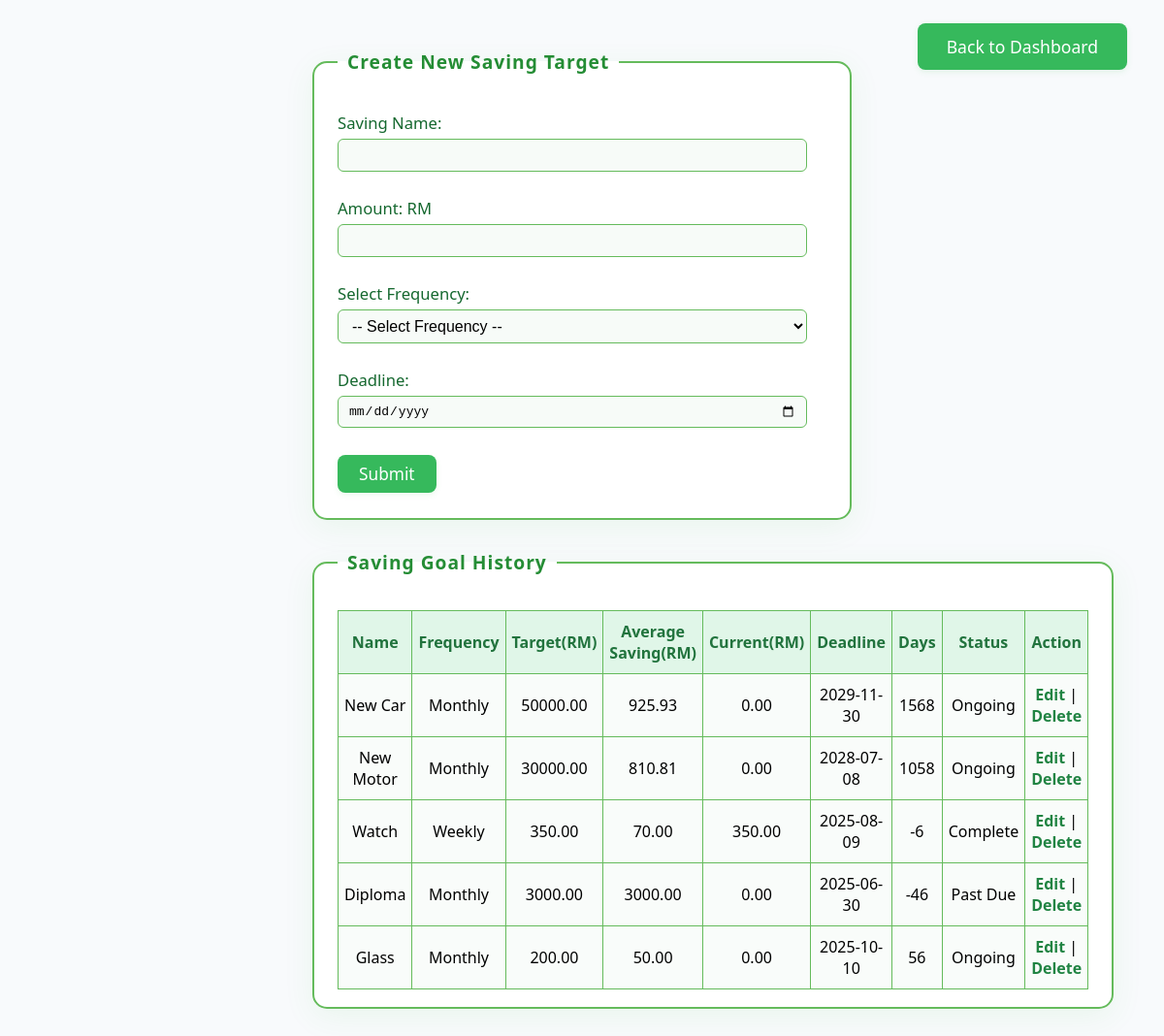
Page /saving.php (signed in) on the committed database.
### tables this page shows
CREATE TABLE `saving_goal` (
  `GOAL_ID` bigint(20) NOT NULL,
  `GOAL_NAME` varchar(200) NOT NULL,
  `GOAL_FREQUENCY` varchar(20) NOT NULL,
  `GOAL_TARGET_AMOUNT` double NOT NULL,
  `GOAL_SAVE_AMOUNT` double NOT NULL,
  `GOAL_CURRENT_AMOUNT` double NOT NULL,
  `GOAL_DEADLINE` date NOT NULL,
  `GOAL_STATUS` varchar(20) NOT NULL,
  `USER_ID` bigint(20) NOT NULL
);

### saving.php (the view, shortened to what this page needs)
<?php
include 'db_connect.php';
$user_id = $_SESSION['user_id'];
?>
<html>
<head>
    <link rel="stylesheet" href="saveStyle.css">
</head>
<body>
    <a href="dashboard.php" class="dashboard-btn-float">Back to Dashboard</a>
    <div class="exp">
        <form action="savingHandler.php" method="post">
            <fieldset>
                <legend>Create New Saving Target</legend>
                <label for="savename">Saving Name:</label>
                <input type="text" name="savename" required><br>
                <label for="saveamount">Amount: RM</label>
                <input type="number" min="1" name="saveamount" required><br>
                <label for="freq">Select Frequency:</label>
                <select name="freq" id="freq" required>
                    <option value="">-- Select Frequency --</option>
                </select><br>
                <label for="savedeadline">Deadline:</label>
                <input type="date" name="savedeadline" required min="<?php echo date('Y-m-d'); ?>"><br>
                <input type="submit" value="Submit">
            </fieldset>
        </form>
        <fieldset>
            <legend>Saving Goal History</legend>
            <?php
            $sql_retSav = "SELECT * FROM SAVING_GOAL WHERE USER_ID = $user_id";
            $resultRetSav = mysqli_query($conn,$sql_retSav) or die("Retrieve failed");
            echo "<table border='1'><tr><th>Name</th><th>Frequency</th><th>Target(RM)</th><th>Average Saving(RM)</th><th>Current(RM)</th><th>Deadline</th><th>Days</th><th>Status</th><th>Action</th></tr>";
            while($row = mysqli_fetch_array($resultRetSav)){
                $currentDate = new DateTime(date("Y-m-d"));
                $targetDate = new DateTime($row['GOAL_DEADLINE']);
                $daysDiff = (int)$targetDate->format('U') - (int)$currentDate->format('U');
                $totaldays = floor($daysDiff / 86400);
                $sql_getStatus = "SELECT GOAL_STATUS FROM SAVING_GOAL WHERE GOAL_ID = '{$row['GOAL_ID']}'";
                $resStatus = mysqli_query($conn, $sql_getStatus);
                $latestStatus = mysqli_fetch_assoc($resStatus)['GOAL_STATUS'];
            ?>
            <tr>
                <td><?php echo $row['GOAL_NAME'];?></td>
                <td><?php echo $row['GOAL_FREQUENCY'];?></td>
                <td><?php echo number_format((double)$row['GOAL_TARGET_AMOUNT'], 2, '.', '');?></td>
                <td><?php echo number_format((double)$row['GOAL_SAVE_AMOUNT'], 2, '.', '');?></td>
                <td><?php echo number_format((double)$row['GOAL_CURRENT_AMOUNT'], 2, '.', '');?></td>
                <td><?php echo $row['GOAL_DEADLINE'];?></td>
                <td><?php echo $totaldays; ?></td>
                <td><?php echo $latestStatus;?></td>
                <td>
                    <a href="savEdit.php?goal_id=<?php echo $row['GOAL_ID']; ?>">Edit</a> |
                    <a href="savDelHandler.php?goal_id=<?php echo $row['GOAL_ID']; ?>">Delete</a>
                </td>
            </tr>
            <?php
            }
            ?>
            </table>
        </fieldset>
    </div>
</body>
</html>

### saveStyle.css (style rules this page uses)
body { margin: 0; padding: 0; background: #f8fafc; font-family: 'Segoe UI', Arial, sans-serif; min-height: 100vh; }
.dashboard-btn-float { position: fixed; top: 24px; right: 38px; background: #36b95c; color: #fff; border: none; border-radius: 8px; padding: 12px 30px; font-size: 1.1em; text-align: center; text-decoration: none; font-family: inherit; font-weight: 500; transition: background 0.16s, box-shadow 0.16s; cursor: pointer; z-index: 1000; box-shadow: 0 2px 6px rgba(61,190,70,0.12); }
.exp { max-width: 560px; margin: 50px auto 0 auto; }
form { width: 100%; }
fieldset { background: #fff; border: 2px solid #65bb5c; border-radius: 15px; padding: 28px 24px 18px 24px; margin-bottom: 30px; box-shadow: 0 8px 32px rgba(61,190,70,0.08); }
legend { font-size: 1.2em; color: #258d35; font-weight: bold; padding: 0 10px; letter-spacing: 1px; }
label { color: #15682f; font-weight: 500; margin-top: 10px; display: block; font-size: 1.04em; }
input[type="number"], input[type="text"], input[type="date"], select { width: 96%; padding: 7px 10px; border: 1.5px solid #65bb5c; border-radius: 6px; margin-top: 5px; margin-bottom: 16px; font-size: 1em; box-sizing: border-box; background: #f7fbf8; transition: border 0.14s; }
input[type="submit"], button, .dashboard-btn { background: #36b95c; color: #fff; border: none; border-radius: 8px; padding: 8px 22px; margin: 12px 2px 8px 0; font-size: 1.08em; font-family: inherit; transition: background 0.16s; cursor: pointer; box-shadow: 0 2px 6px rgba(61,190,70,0.10); }
table { border-collapse: collapse; width: 99%; margin-top: 8px; background: #f9fcfa; font-size: 1em; }
th, td { border: 1.5px solid #65bb5c; padding: 10px 6px; text-align: center; }
th { background: #e0f6e8; color: #21733d; font-weight: bold; }
a { color: #218443; text-decoration: none; font-weight: bold; }

### rows in the picture
saving_goal: GOAL_NAME "New Car", GOAL_FREQUENCY "Monthly", GOAL_TARGET_AMOUNT "50000.00", GOAL_SAVE_AMOUNT "925.93", GOAL_CURRENT_AMOUNT "0.00", GOAL_DEADLINE "2029-11-30", GOAL_STATUS "Ongoing"
saving_goal: GOAL_NAME "New Motor", GOAL_FREQUENCY "Monthly", GOAL_TARGET_AMOUNT "30000.00", GOAL_SAVE_AMOUNT "810.81", GOAL_CURRENT_AMOUNT "0.00", GOAL_DEADLINE "2028-07-08", GOAL_STATUS "Ongoing"
saving_goal: GOAL_NAME "Watch", GOAL_FREQUENCY "Weekly", GOAL_TARGET_AMOUNT "350.00", GOAL_SAVE_AMOUNT "70.00", GOAL_CURRENT_AMOUNT "350.00", GOAL_DEADLINE "2025-08-09", GOAL_STATUS "Complete"
saving_goal: GOAL_NAME "Diploma", GOAL_FREQUENCY "Monthly", GOAL_TARGET_AMOUNT "3000.00", GOAL_SAVE_AMOUNT "3000.00", GOAL_CURRENT_AMOUNT "0.00", GOAL_DEADLINE "2025-06-30", GOAL_STATUS "Past Due"
saving_goal: GOAL_NAME "Glass", GOAL_FREQUENCY "Monthly", GOAL_TARGET_AMOUNT "200.00", GOAL_SAVE_AMOUNT "50.00", GOAL_CURRENT_AMOUNT "0.00", GOAL_DEADLINE "2025-10-10", GOAL_STATUS "Ongoing"
